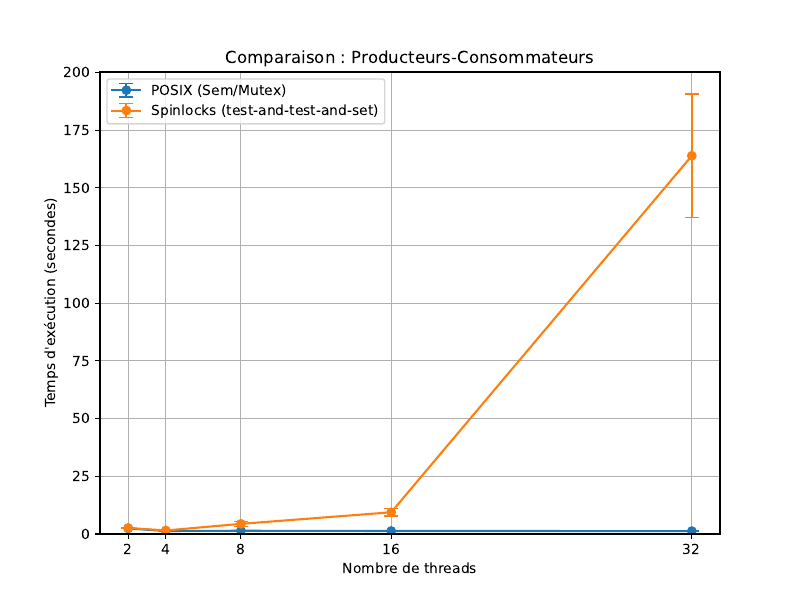

This figure's Python source:
import pandas as pd
import matplotlib.pyplot as plt

data1 = pd.read_csv("../Partie 1/analyses/producer_consumer.csv")
grouped1 = data1.groupby("thread")["time"].agg(["mean","std"]).reset_index()

data2 = pd.read_csv("analyses2/producer_consumer_spin.csv")
grouped2 = data2.groupby("thread")["time"].agg(["mean","std"]).reset_index()

plt.figure(figsize=(8,6))

plt.errorbar(grouped1['thread'], grouped1['mean'], yerr=grouped1['std'], fmt='o-', capsize=5, label='POSIX (Sem/Mutex)')
plt.errorbar(grouped2['thread'], grouped2['mean'], yerr=grouped2['std'], fmt='o-', capsize=5, label='Spinlocks (test-and-test-and-set)')

plt.xticks(grouped1['thread'])
plt.xlabel("Nombre de threads")
plt.ylabel("Temps d'exécution (secondes)")
plt.title("Comparaison : Producteurs-Consommateurs")
plt.ylim(bottom=0)
plt.legend()
plt.grid(True)
plt.savefig('pc_cmp.pdf', dpi=300)
